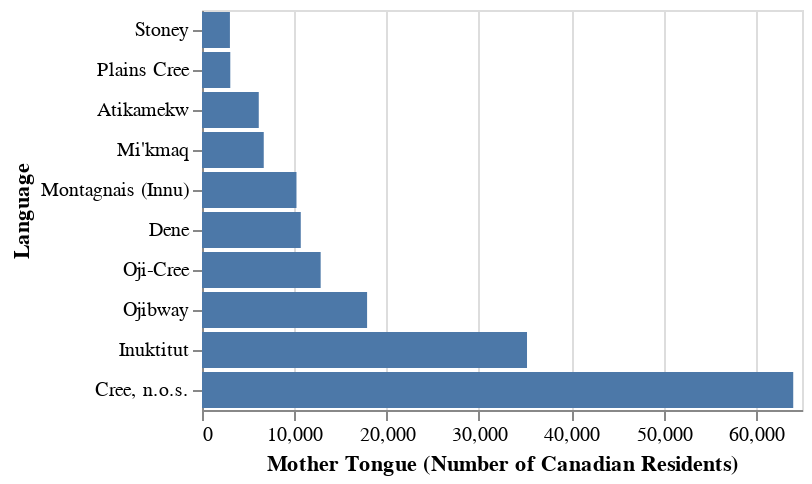

Notebook code for this chart:
### Code cell
bar_plot_mother_tongue

### Figure 1 — Vega-Lite specification as saved in the notebook (floating-point values rounded to 4 significant figures)
{"config": {"view": {"continuousWidth": 300, "continuousHeight": 300}}, "data": {"name": "data-7f8024c4ba6a0225cc9c8abf5ba5dae8"}, "mark": {"type": "bar"}, "encoding": {"x": {"field": "mother_tongue", "title": "Mother Tongue (Number of Canadian Residents)", "type": "quantitative"}, "y": {"field": "language", "sort": "x", "title": "Language", "type": "nominal"}}, "$schema": "https://vega.github.io/schema/vega-lite/v5.20.1.json", "datasets": {"data-7f8024c4ba6a0225cc9c8abf5ba5dae8": [{"language": "Cree, n.o.s.", "mother_tongue": 64050}, {"language": "Inuktitut", "mother_tongue": 35210}, {"language": "Ojibway", "mother_tongue": 17885}, {"language": "Oji-Cree", "mother_tongue": 12855}, {"language": "Dene", "mother_tongue": 10700}, {"language": "Montagnais (Innu)", "mother_tongue": 10235}, {"language": "Mi'kmaq", "mother_tongue": 6690}, {"language": "Atikamekw", "mother_tongue": 6150}, {"language": "Plains Cree", "mother_tongue": 3065}, {"language": "Stoney", "mother_tongue": 3025}]}}
